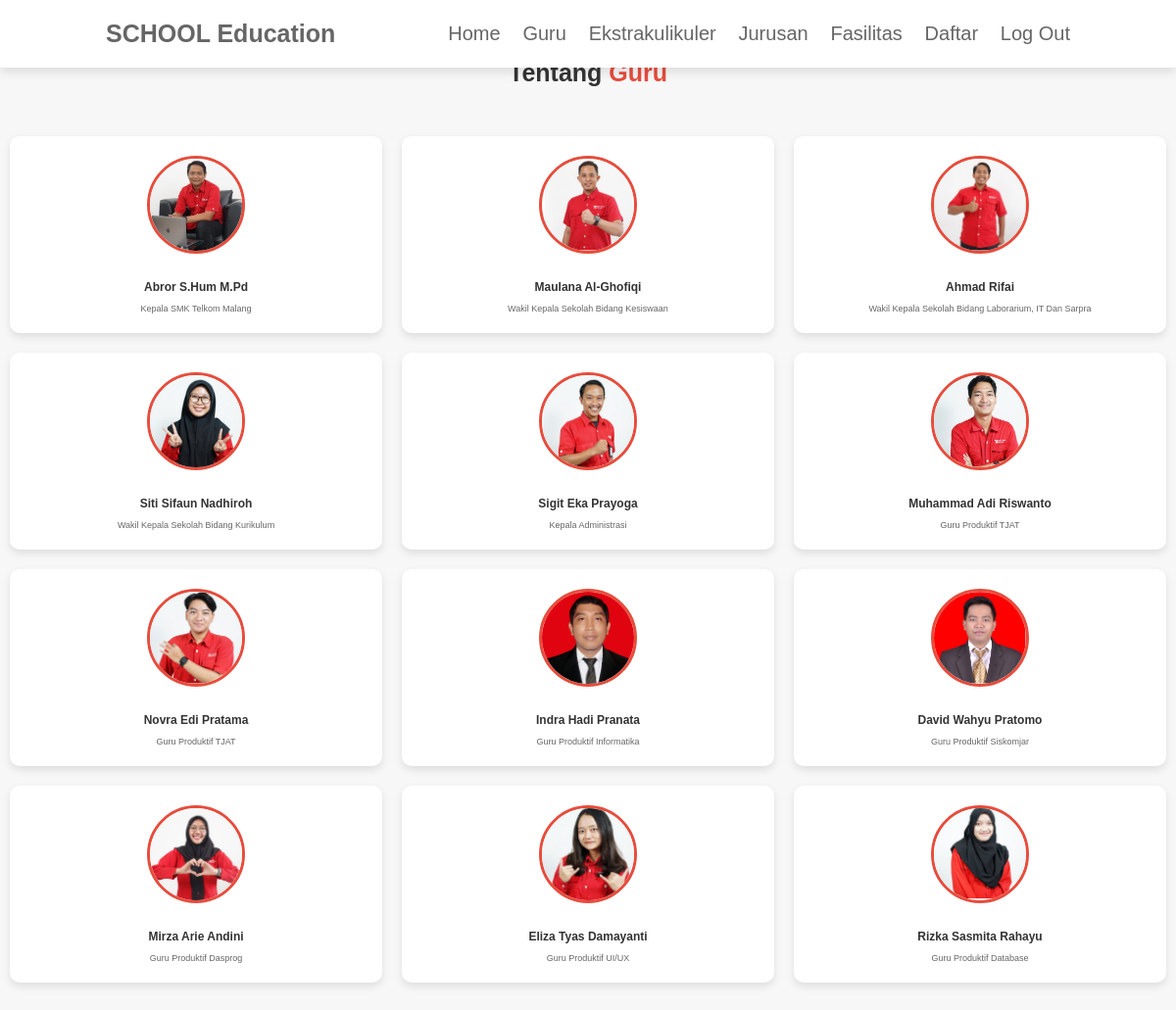
/user/guru.php, run on the app's committed database.
### tables this page shows
CREATE TABLE `loopguru` (
  `id` int(11) NOT NULL,
  `nama` varchar(100) NOT NULL,
  `jabatan` varchar(100) NOT NULL,
  `img` varchar(255) NOT NULL
);

### user/guru.php (the view, shortened to what this page needs)
<!DOCTYPE html>
<html lang="en">
<head>
<link rel="stylesheet" href="https://cdnjs.cloudflare.com/ajax/libs/font-awesome/5.15.4/css/all.min.css">
<link rel="stylesheet" href="style2.css">
</head>
<body>
<header>
    <a href="#" class="logo">SCHOOL Education</a>
    <nav class="navbar">
        <a href="index.php">home</a>
        <a href="guru.php" class="active">guru</a>
        <a href="ekstrakulikuler.php">ekstrakulikuler</a>
        <a href="jurusan.php">jurusan</a>
        <a href="fasilitas.php">fasilitas</a>
        <a href="daftar.php">Daftar</a>
        <a href="logout.php">Log out</a>
    </nav>
</header>
<section class="guru" id="guru">
    <h1 class="heading"> tentang <span>guru</span> </h1>
    <div class="box-container">
        <?php
        $servername = "localhost";
        $username = "root";
        $password = "";
        $dbname = "pendidikan";
        $conn = new mysqli($servername, $username, $password, $dbname);
        $sql = "SELECT id, nama, jabatan, img FROM loopguru";
        $result = $conn->query($sql);
        if ($result->num_rows > 0) {
            while($row = $result->fetch_assoc()) {
                echo '<div class="box">';
                echo '<div class="content">';
                echo '<img src="' . $row["img"] . '" alt="' . $row["nama"] . '">';
                echo '<h3>' . $row["nama"] . '</h3>';
                echo '<p>' . $row["jabatan"] . '</p>';
                echo '</div>';
                echo '</div>';
            }
        } else {
            echo "0 results";
        }
        ?>
    </div>
</section>
</body>
</html>

### user/style2.css (style rules this page uses)
:root { --red: #ff3838; }
* { font-family: 'nunito', sans-serif; margin: 0; padding: 0; box-sizing: border-box; outline: none; border: none; text-decoration: none; text-transform: capitalize; transition: all .2s linear; }
html { font-size: 62.5%; overflow-x: hidden; scroll-behavior: smooth; scroll-padding-top: 6rem; }
body { background: #f7f7f7; }
section { padding: 2rem 9%; }
.heading { text-align: center; font-size: 3.5rem; padding: 1rem; color:#666 }
.heading span { color:var(--red); }
header { position: fixed; top: 0; left: 0; right: 0; z-index: 1000; display: flex; align-items: center; justify-content: space-between; background: #fff; padding: 2rem 9%; box-shadow: 0 .5rem 1rem rgba(0, 0, 0, .1); }
header .logo { font-size: 2.5rem; font-weight: bolder; color: #666; }
header .navbar a { font-size: 2rem; margin-left: 2rem; color:#666 }
section.guru { padding: 50px 0; background: #f7f7f7; }
.guru .heading { text-align: center; font-size: 2.5rem; margin-bottom: 40px; color: #333; }
.guru .heading span { color: #e74c3c; }
.guru .box-container { display: flex; flex-wrap: wrap; justify-content: center; gap: 20px; }
.guru .box { background: #fff; border-radius: 10px; box-shadow: 0 4px 8px rgba(0, 0, 0, 0.1); overflow: hidden; width: calc(33.333% - 20px); transition: transform 0.3s, box-shadow 0.3s; }
.guru .box .content { text-align: center; padding: 20px; }
.guru .box .content img { width: 100px; height: 100px; object-fit: cover; border-radius: 50%; margin-bottom: 15px; border: 3px solid #e74c3c; }
.guru .box .content h3 { font-size: 1.2rem; color: #333; margin: 10px 0; }
.guru .box .content p { font-size: 0.9rem; color: #666; }
body { font-family: Arial, sans-serif; background-color: #f4f4f4; margin: 0; padding: 0; }
.heading { text-align: center; margin-bottom: 20px; }
.heading span { color: red; }

### data on the page
loopguru: img (picture), nama "Abror S.hum M.pd", jabatan "Kepala SMK Telkom Malang"
loopguru: img (picture), nama "Maulana Al-Ghofiqi", jabatan "Wakil Kepala Sekolah Bidang Kesiswaan"
loopguru: img (picture), nama "Ahmad Rifai", jabatan "Wakil Kepala Sekolah Bidang Laborarium, IT Dan Sarpra"
loopguru: img (picture), nama "Siti Sifaun Nadhiroh", jabatan "Wakil Kepala Sekolah Bidang Kurikulum"
loopguru: img (picture), nama "Sigit Eka Prayoga", jabatan "Kepala Administrasi"
loopguru: img (picture), nama "Muhammad Adi Riswanto", jabatan "Guru Produktif TJAT"
loopguru: img (picture), nama "Novra Edi Pratama", jabatan "Guru Produktif TJAT"
loopguru: img (picture), nama "Indra Hadi Pranata", jabatan "Guru Produktif Informatika"
loopguru: img (picture), nama "David Wahyu Pratomo", jabatan "Guru Produktif Siskomjar"
loopguru: img (picture), nama "Mirza Arie Andini", jabatan "Guru Produktif Dasprog"
loopguru: img (picture), nama "Eliza Tyas Damayanti", jabatan "Guru Produktif UI/UX"
loopguru: img (picture), nama "Rizka Sasmita Rahayu", jabatan "Guru Produktif Database"
